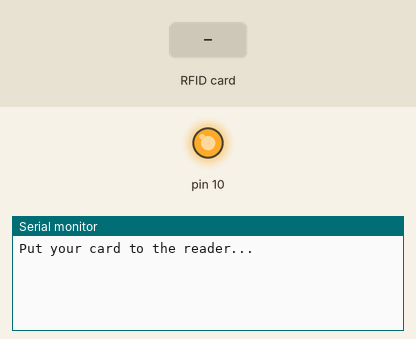
This sketch was run on a simulated Arduino Uno, built with avr-gcc and run on an emulated ATmega328P. Shown: output pins drawn as LEDs (lit = HIGH), the last lines printed to the serial monitor. The test bench sets the inputs (shaded band).

Above: at 1.2 s.
1.3 s: RFID card 1C C7 55 D3 held to the reader
At 2.5 s:
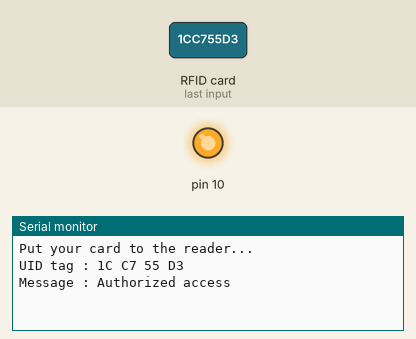
2.8 s: RFID card 5E 7A 19 C4 held to the reader
At 4.2 s:
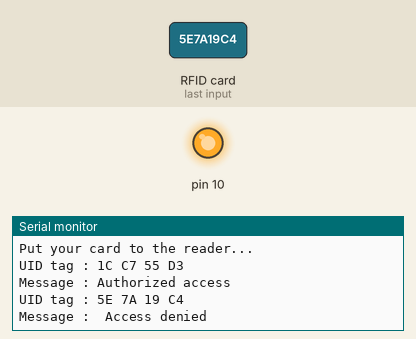

The sketch:

access_grant.ino
```cpp
#include <SPI.h>
#include <MFRC522.h>

constexpr uint8_t SS_PIN = 4;
constexpr uint8_t RST_PIN = 5;

MFRC522 mfrc522(SS_PIN, RST_PIN);   // Create MFRC522 instance.

void setup()
{
  Serial.begin(115200);   // Initiate a serial communication
  SPI.begin();          // Initiate  SPI bus
  mfrc522.PCD_Init();   // Initiate MFRC522
  Serial.println("Put your card to the reader...");
  Serial.println();

}
void loop()
{
  // Look for new cards
  if ( ! mfrc522.PICC_IsNewCardPresent())
  {
    return;
  }
  // Select one of the cards
  if ( ! mfrc522.PICC_ReadCardSerial())
  {
    return;
  }
  //Show UID on serial monitor
  Serial.print("UID tag :");
  String content= "";
  byte letter;
  for (byte i = 0; i < mfrc522.uid.size; i++)
  {
     Serial.print(mfrc522.uid.uidByte[i] < 0x10 ? " 0" : " ");
     Serial.print(mfrc522.uid.uidByte[i], HEX);
     content.concat(String(mfrc522.uid.uidByte[i] < 0x10 ? " 0" : " "));
     content.concat(String(mfrc522.uid.uidByte[i], HEX));
  }
  Serial.println();
  Serial.print("Message : ");
  content.toUpperCase();
  if (content.substring(1) == "1C C7 55 D3") //change here the UID of the card/cards that you want to give access
  {
    Serial.println("Authorized access");
    delay(1000);
  }

 else   {
    Serial.println(" Access denied");
    delay(1000);
  }
}
```

Measured:
- after the input at 1.3 s, the serial monitor: prints a new line at once (image 1)
- after the input at 2.8 s, the serial monitor: prints a new line at once (image 2)
